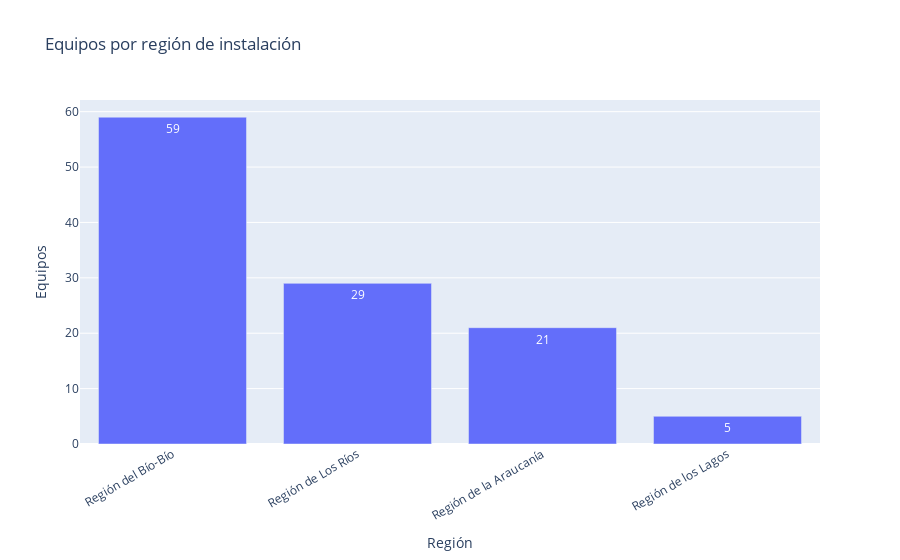

The code cell stored with this chart in its notebook:
### Markdown cell above
# Visualización: Equipos por región de instalación

Exporta únicamente la gráfica ejecutiva sin exponer código.

### Code cell
from __future__ import annotations

import sys
from pathlib import Path

import pandas as pd
import plotly.express as px
import nbformat
import plotly.io._renderers as _renderers

_renderers.nbformat = nbformat

PROJECT_ROOT = Path.cwd()
if not (PROJECT_ROOT / 'config').exists():
    PROJECT_ROOT = PROJECT_ROOT.parent
SRC_PATH = PROJECT_ROOT / 'src'
if str(SRC_PATH) not in sys.path:
    sys.path.insert(0, str(SRC_PATH))

from etl import ETLConfig

config = ETLConfig.from_yaml(PROJECT_ROOT / 'config/base.yaml')
region_df = pd.read_csv(PROJECT_ROOT / config.outputs.summary_by_region)

fig = px.bar(
    region_df,
    x='region_instalacion',
    y='total_equipos',
    text_auto='.0f',
    title='Equipos por región de instalación',
    labels={'region_instalacion': 'Región', 'total_equipos': 'Equipos'}
)
fig.update_layout(xaxis_tickangle=-30)
fig.show()

### Figure 1 — Plotly figure (JSON) as saved in the notebook; plotly's stock layout.template omitted (floating-point values rounded to 4 significant figures)
{"data": [{"alignmentgroup": "True", "hovertemplate": "Región=%{x}<br>Equipos=%{y}<extra></extra>", "legendgroup": "", "marker": {"color": "#636efa", "pattern": {"shape": ""}}, "name": "", "offsetgroup": "", "orientation": "v", "showlegend": false, "textposition": "auto", "texttemplate": "%{y:.0f}", "type": "bar", "x": ["Región del Bío-Bío", "Región de Los Ríos", "Región de la Araucanía", "Región de los Lagos"], "xaxis": "x", "y": [59, 29, 21, 5], "yaxis": "y"}], "layout": {"barmode": "relative", "legend": {"tracegroupgap": 0}, "title": {"text": "Equipos por región de instalación"}, "xaxis": {"anchor": "y", "domain": [0, 1], "tickangle": -30, "title": {"text": "Región"}}, "yaxis": {"anchor": "x", "domain": [0, 1], "title": {"text": "Equipos"}}}}
